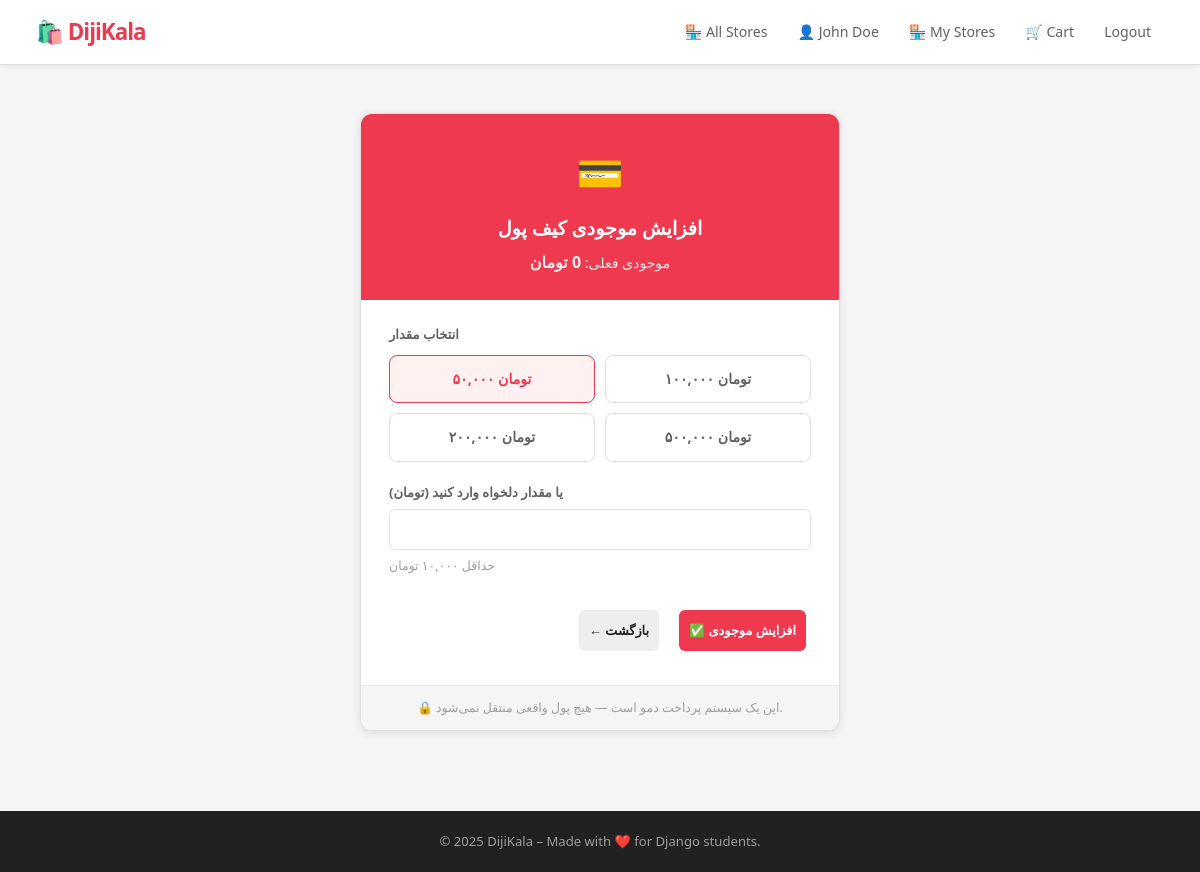
The page /accounts/payment/ (signed in) on the database as committed earlier.
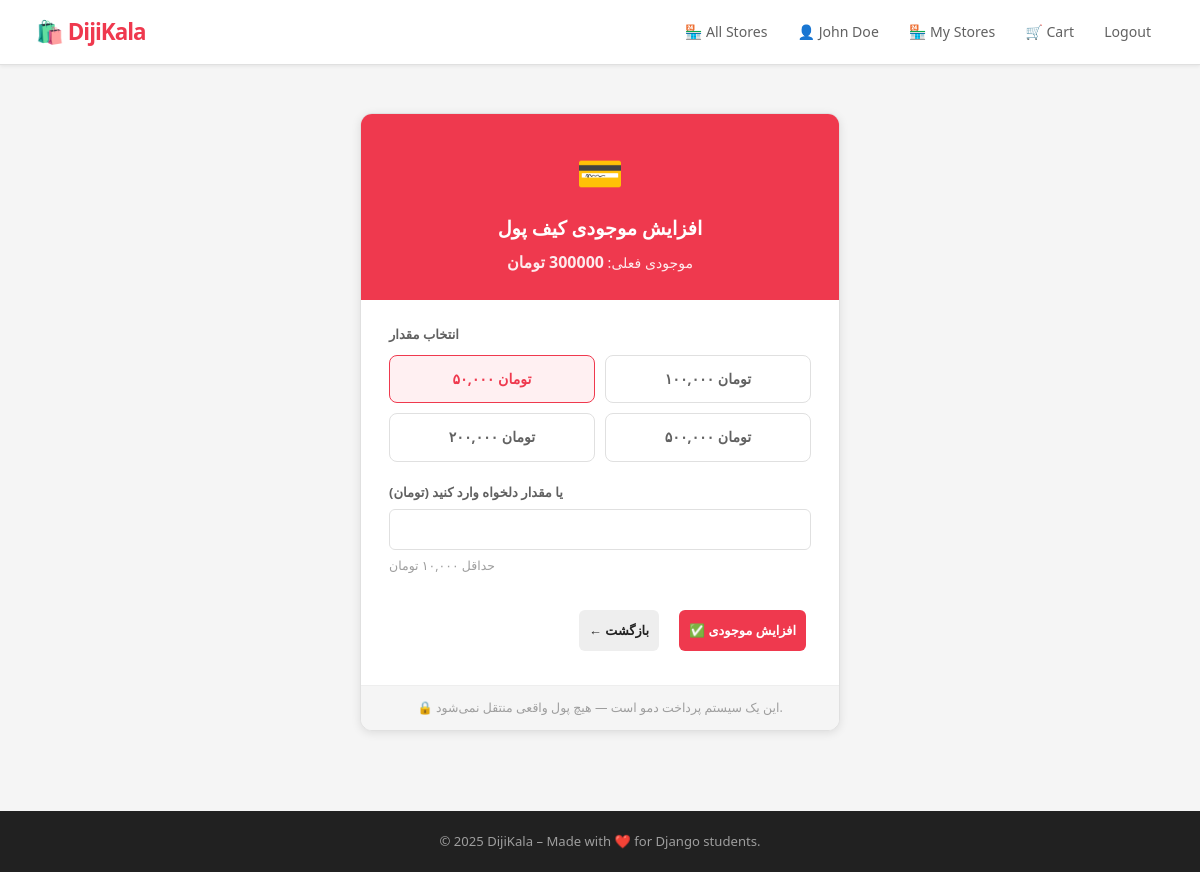
The same page on the database as committed later.
### accounts/models.py (models this page shows, shortened)
class Profile(models.Model):
    user = models.OneToOneField(User, on_delete=models.CASCADE, related_name='profile')
    balance = models.DecimalField(max_digits=10, decimal_places=0, default=0)

### accounts/views.py (the view)
# urls.py: path('payment/', payment_view,    name='payment'),
@login_required
def payment_view(request):
    profile, _ = Profile.objects.get_or_create(user=request.user)
    if request.method == 'POST':
        form = PaymentForm(request.POST)
        if form.is_valid():
            amount = form.cleaned_data['final_amount']
            if amount <= 9999999999 and profile.balance <= 9999999999 and profile.balance+amount <= 9999999999:
                profile.balance += amount
                profile.save()
                messages.success(request, f'✅ {amount:,} تومان با موفقیت به حساب شما اضافه شد.')
                return redirect('customer_panel')
            else:
                messages.warning(request, 'Amount is alot or balance is full')
                return redirect('customer_panel')
    else:
        form = PaymentForm()
    return render(request, 'accounts/payment.html', {
        'form': form,
        'profile': profile,
    })

### accounts/forms.py (shortened to what this page needs)
class PaymentForm(forms.Form):
    AMOUNT_CHOICES = [
        (50000,  '۵۰,۰۰۰ تومان'),
        (100000, '۱۰۰,۰۰۰ تومان'),
        (200000, '۲۰۰,۰۰۰ تومان'),
        (500000, '۵۰۰,۰۰۰ تومان'),
    ]
    amount = forms.ChoiceField(
        choices=AMOUNT_CHOICES,
        label='مقدار شارژ'
    )
    custom_amount = forms.IntegerField(
        required=False,
        min_value=10000,
        label='مقدار دلخواه (تومان)'
    )

### accounts/models.py (called while the page is built)
        def __str__(self):
            return f"{self.first_name} {self.last_name}"

### templates/accounts/payment.html (shortened to what this page needs)
{% extends 'base/base.html' %}
{% block content %}
<div class="payment-page">
    <div class="payment-card">
        <div class="payment-header">
            <span class="payment-icon">💳</span>
            <h2>افزایش موجودی کیف پول</h2>
            <p>موجودی فعلی: <strong>{{ profile.balance|floatformat:0 }} تومان</strong></p>
        </div>
        <div class="payment-body">
            <form method="post">
                <div class="amount-choices">
                    <p class="field-label">انتخاب مقدار</p>
                    <div class="choice-grid">
                        {% for value, label in form.fields.amount.choices %}
                            <label class="choice-item">
                                <span>{{ label }}</span>
                            </label>
                        {% endfor %}
                    </div>
                </div>
                <div class="form-group" style="margin-top: 20px;">
                    <label class="field-label">یا مقدار دلخواه وارد کنید (تومان)</label>
                    {{ form.custom_amount }}
                    <small style="color: var(--gray-400); font-size: 0.78rem;">حداقل ۱۰,۰۰۰ تومان</small>
                </div>
                <div class="payment-actions">
                    <a href="{% url 'customer_panel' %}" class="btn btn-gray">← بازگشت</a>
                    <button type="submit" class="btn">✅ افزایش موجودی</button>
                </div>
            </form>
        </div>
        <div class="payment-note">
            🔒 این یک سیستم پرداخت دمو است — هیچ پول واقعی منتقل نمی‌شود.
        </div>
    </div>
</div>
{% endblock %}

Rows that differ between the two databases and show on the page:
changed Profile: balance "0" → "300000"
